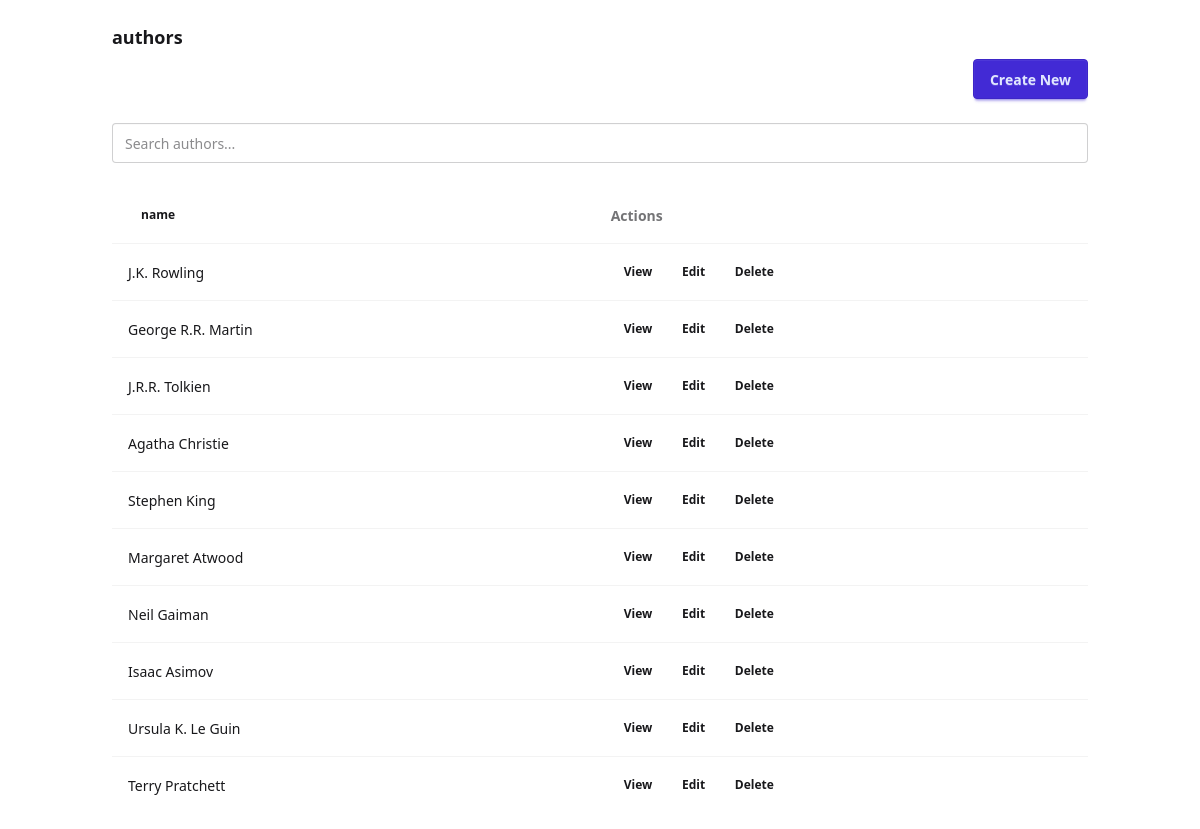
The app's page /example/author/ with its own data.
### example/models.py (models this page shows, shortened)
class Author(models.Model):
    name = models.CharField(max_length=100)

### example/views.py (the view)
class AuthorCRUDView(CRUDView):
    model = Author
    fields = '__all__'
    search_fields = ['name']

### orange_sherbert/templates/orange_sherbert/list.html (shortened to what this page needs)
{% extends "orange_sherbert/base.html" %}
{% load sherbert_tags %}
{% block content %}
<div class="container mx-auto">
    <div class="card">
        <div class="card-body">
            <h1 class="card-title">{{ verbose_name_plural }}</h1>
            <div class="card-actions justify-end">
                <a href="{% url model_name|add:'-create' %}" class="btn btn-primary">Create New</a>
            </div>
            {% if search_fields %}
            <div class="my-4">
                <div class="flex gap-2">
                    <input
                        type="search"
                        name="search"
                        id="search-input"
                        value="{{ search_query }}"
                        placeholder="Search {{ verbose_name_plural|lower }}..."
                        class="input input-bordered flex-1"
                        hx-get="."
                        hx-trigger="input changed delay:500ms, search"
                        hx-target="#results-table"
                        hx-select="#results-table"
                        hx-swap="outerHTML"
                        hx-push-url="true"
                        hx-include="#search-input, #filter-form select, #sort-by-input, #sort-dir-input"
                    />
                </div>
            </div>
            {% endif %}
            <div class="overflow-x-auto" id="results-table">
                <table class="table w-full">
                    <thead>
                        <tr>
                            {% for field_name, field_label in fields.items %}
                                <th>
                                    <button type="button"
                                    hx-get="."
                                    hx-vals='{"sort_by": "{{ field_name }}", "sort_dir": "{% if request.GET.sort_by == field_name and request.GET.sort_dir == "asc" %}desc{% else %}asc{% endif %}"}'
                                    hx-target="#results-table"
                                    hx-select="#results-table"
                                    hx-swap="outerHTML"
                                    hx-push-url="true"
                                    hx-include="#search-input, #filter-form select, #sort-by-input, #sort-dir-input"
                                    class="flex items-center gap-1 cursor-pointer hover:text-primary btn btn-ghost btn-sm normal-case">
                                        {{ field_label }}
                                    </button>
                                </th>
                            {% endfor %}
                            <th>Actions</th>
                        </tr>
                    </thead>
                    <tbody id="search-results">
                        {% for item in object_data %}
                            <tr>
                                {% for field_name, verbose_name, value in item.fields %}
                                    <td>{{ value }}</td>
                                {% endfor %}
                                <td class="min-w-40 max-w-40">
                                    <a href="{% url model_name|add:'-detail' item.object.pk %}" class="btn btn-sm btn-ghost">View</a>
                                    <a href="{% url model_name|add:'-update' item.object.pk %}" class="btn btn-sm btn-ghost">Edit</a>
                                    <a href="{% url model_name|add:'-delete' item.object.pk %}" class="btn btn-sm btn-ghost">Delete</a>
                                </td>
                            </tr>
                        {% empty %}
                            <tr>
                                <td colspan="10" class="text-center">No items found.</td>
                            </tr>
                        {% endfor %}
                    </tbody>
                </table>
            </div>
        </div>
    </div>
</div>
{% endblock %}

### records on screen
Author: fields "J.K. Rowling"
Author: fields "George R.R. Martin"
Author: fields "J.R.R. Tolkien"
Author: fields "Agatha Christie"
Author: fields "Stephen King"
Author: fields "Margaret Atwood"
Author: fields "Neil Gaiman"
Author: fields "Isaac Asimov"
Author: fields "Ursula K. Le Guin"
Author: fields "Terry Pratchett"

### other values on screen
{{ verbose_name_plural }} "authors"
{{ field_label }} "name"
